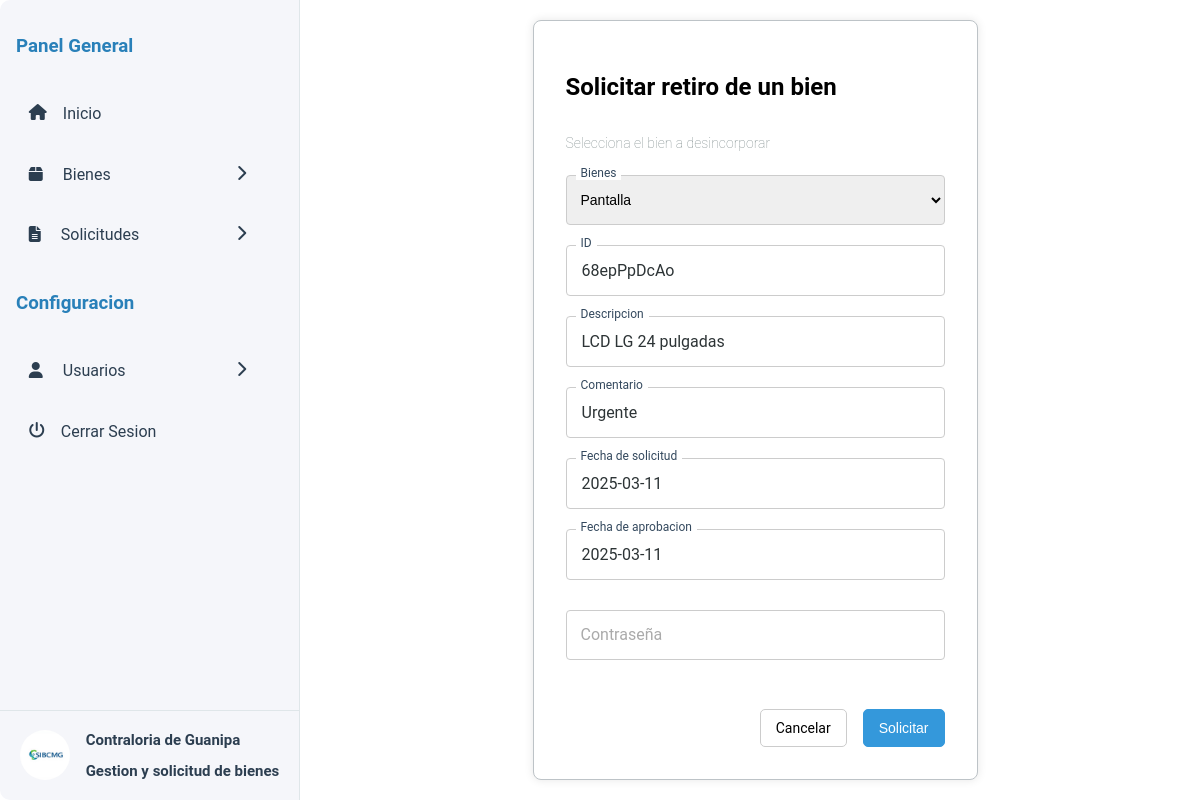
/solicitud-desincorporacion.php?id=68epPpDcAo (signed in), run on the app's committed database.
### tables this page shows
CREATE TABLE `bienes` (
  `id` varchar(36) NOT NULL,
  `name` varchar(100) NOT NULL,
  `type` varchar(100) NOT NULL,
  `description` varchar(100) NOT NULL,
  `withdrawalDate` date NOT NULL,
  `approvalDate` date NOT NULL DEFAULT current_timestamp(),
  `requestDate` date NOT NULL,
  `responsible` int(11) NOT NULL,
  `comments` varchar(100) NOT NULL
);

### src/solicitud-desincorporacion.php (the view, shortened to what this page needs)
<?php
require '../server/db.php';
if ($_GET) {
    $id = $_GET['id'];
    if ($records['admin'] > 0) {
        $stmt = $conn->prepare("SELECT * FROM bienes WHERE id = :id");
        $stmt->bindParam(':id', $id, PDO::PARAM_INT);
    } else {
        $stmt = $conn->prepare("SELECT * FROM bienes WHERE id = :id AND responsible =".$_SESSION['user_id']);
        $stmt->bindParam(':id', $id, PDO::PARAM_INT);
    }
    try {
        $stmt->execute();
        $row = $stmt->fetch(PDO::FETCH_ASSOC);
        if ($row) {
            $results = '<div class="result__content"><label for="" class="placeholder--category">ID</label><span class="result__content-text">'.htmlspecialchars($row["id"]).'</span></div>
            <div class="result__content"><label for="" class="placeholder--category">Descripcion</label><span class="result__content-text">'.htmlspecialchars($row["description"]).'</span></div>
            <div class="result__content"><label for="" class="placeholder--category">Comentario</label><span class="result__content-text">'.htmlspecialchars($row["comments"]).'</span></div>
            <div class="result__content"><label for="" class="placeholder--category">Fecha de solicitud</label><span class="result__content-text">'.htmlspecialchars($row["requestDate"]).'</span></div>
            <div class="result__content"><label for="" class="placeholder--category">Fecha de aprobacion</label><span class="result__content-text">'.htmlspecialchars($row["approvalDate"]).'</span></div>';
        } else {
            $data = array("message" => "Bienes no encontrados");
            $results="Error: Bienes no encontrados";
        }
    } catch (PDOException $e) {
        echo "Error: " . $e->getMessage();
    }
}
?>
<!DOCTYPE html>
<html lang="es">
<head>
    <link rel="stylesheet" href="css/solicitud-bienes.css">
    <link href="assets/fontawesome-free-6.7.2-web/css/all.css" rel="stylesheet" />
</head>
<body>
    <div class="container">
    <?php include 'assets/include/menu.php'?>
    <main class="main">
        <form action="" method="POST" id="form" class="form" autocomplete="off">
            <h2>Solicitar retiro de un bien</h2>
            <h3>Selecciona el bien a desincorporar</h3>
            <div class="input-container">
                <select id="tipo_bien" class="input" name="tipo_bien" required>
                    <?php
                        if ($_GET) {
                            echo '<option selected value='.$row['id'].'>'.$row['name'].'</option>';
                        } else {
                            foreach ($conn->query('SELECT * from bienes WHERE withdrawalDate = "0000-00-00" AND responsible ='.$_SESSION["user_id"].' ORDER BY name ASC') as $row) {
                                echo '<option value='.$row['id'].'>'.$row['name'].' ('.$row["description"].') ('.$row["id"].')</option>';
                                $id = $row['id'];
                            }
                        }
                    ?>
                </select>
                <label for="tipo_bien" class="placeholder--category">Bienes</label>
            </div>
            <div id="result">
                <?php if ($_GET) {
                    echo $results;
                } ?>
            </div>
            <div class="input-container">
                <input type="password" class="input" id="password" name="password" placeholder=" " required>
                <label for="password" class="placeholder">Contraseña</label>
            </div>
            <div class="button__group">
                <a href="index.php" class="input__button input__button--cancel">Cancelar</a>
                <input type="submit" value="Solicitar" class="input__button">
            </div>
        </form>
    </main>
    </div>
</body>
</html>

### src/css/solicitud-bienes.css (style rules this page uses)
body { margin: 0; padding: 0; display: flex; justify-content: center; background: white; align-items: center; height: 100vh; font-family: 'Roboto', sans-serif; font-size: 16px; }
* { box-sizing: border-box; text-decoration: none; }
.container { width: 100%; height: 100vh; background-color: var(--tertiary-color); display: grid; grid-template-areas: "menu main" ; grid-template-columns: 300px 1fr; gap: 10px; }
.main { grid-area: main; display: flex; justify-content: center; align-items: center; height: 100vh; }
.form { background: #fff; padding: 2em; border-radius: 8px; box-shadow: 0 0 10px rgba(0, 0, 0, 0.1); width: 50%; height: 95%; border: 1px solid #bdc3c7; display: flex; flex-direction: column; }
.form h3 { color: #7f8c8d; font-size: 14px; font-weight: lighter; }
label { display: block; margin-bottom: 8px; }
.input-container { position: relative; margin: 10px 0; }
.input { width: 100%; padding: 10px; font-size: 14px; border: 1px solid #ccc; border-radius: 4px; height: 50px; margin-bottom: 10px; outline: none; }
.button__group { width: 100%; display: flex; justify-content: right; gap: 1em; margin-top: 1em; flex-grow: 1; align-items: flex-end; }
.input__button { background-color: #3498db; color: white; padding: 10px 15px; border: none; cursor: pointer; display: inline-block; border-radius: 5px; text-align: center; font-size: 14px; border: 1px solid #3498db; }
.input__button--cancel { background: white; color: black; border: 1px solid #ccc; }
.placeholder { position: absolute; top: 40%; left: 10px; transform: translateY(-50%); background: #fff; padding: 0 5px; transition: 0.3s; pointer-events: none; color: #aaa; }
.placeholder--category { top: -2px; font-size: 12px; position: absolute; left: 10px; transform: translateY(-50%); background: white; padding: 0 5px; transition: 0.3s; color: #34495e; user-select: none; }
.input:focus + .placeholder, .input:not(:placeholder-shown) + .placeholder { top: -2px; left: 10px; font-size: 12px; color: #3498db; }
select { width: 100%; padding: 10px; margin-bottom: 10px; border: 1px solid #ccc; border-radius: 4px; outline: none; cursor: pointer; }
.result__content { margin-bottom: 10px; width: 100%; display: flex; flex-direction: column; position: relative; }
.result__content-text { padding: 15px; width: 100%; border: 1px solid #ccc; border-radius: 4px; margin-bottom: 10px; color: #2d3436; user-select: none; }
#tipo_bien { max-height: 100px; overflow-y: auto; display: block; }

### src/assets/include/menu.php (style rules this page uses)
:root { --menu-color: #f5f6fa; --menu-color-secondary: #2c3e50; }

### data on the page
bienes: tipo_bien "Pantalla", id "68epPpDcAo", description "LCD LG 24 pulgadas", comments "Urgente", requestDate "2025-03-11", approvalDate "2025-03-11"
